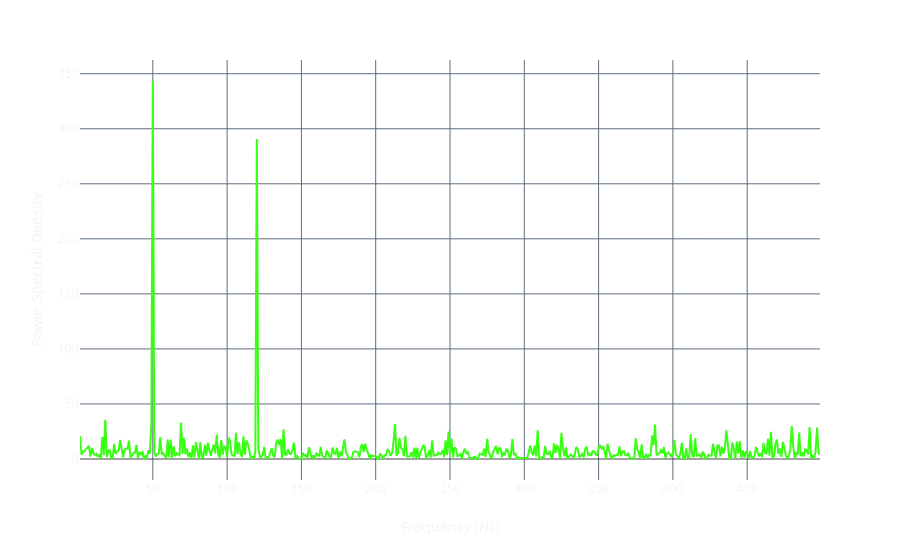

The notebook cell saved with this chart:
### Code cell
display(Markdown('### Power Spectral Density of Signal'))
px.line(
    x=freq[L],
    y=np.real(PSD[L]),
    labels={'y': 'Power Spectral Density', 'x':'Frequency (<i>Hz</i>)'}
)

### Figure 1 — Plotly figure (JSON) as saved in the notebook; plotly's stock layout.template omitted (floating-point values rounded to 4 significant figures; data arrays with more than 128 entries replaced by an {"elided": "..."} marker saying what was removed)
{"data": [{"hovertemplate": "Frequency (<i>Hz</i>)=%{x}<br>Power Spectral Density=%{y}<extra></extra>", "legendgroup": "", "line": {"color": "#39FF14", "dash": "solid"}, "marker": {"symbol": "circle"}, "mode": "lines", "name": "", "orientation": "v", "showlegend": false, "type": "scatter", "x": {"elided": "499 int values"}, "xaxis": "x", "y": {"elided": "499 float values"}, "yaxis": "y"}], "layout": {"legend": {"tracegroupgap": 0}, "margin": {"t": 60}, "xaxis": {"anchor": "y", "domain": [0, 1], "title": {"text": "Frequency (<i>Hz</i>)"}}, "yaxis": {"anchor": "x", "domain": [0, 1], "title": {"text": "Power Spectral Density"}}}}
